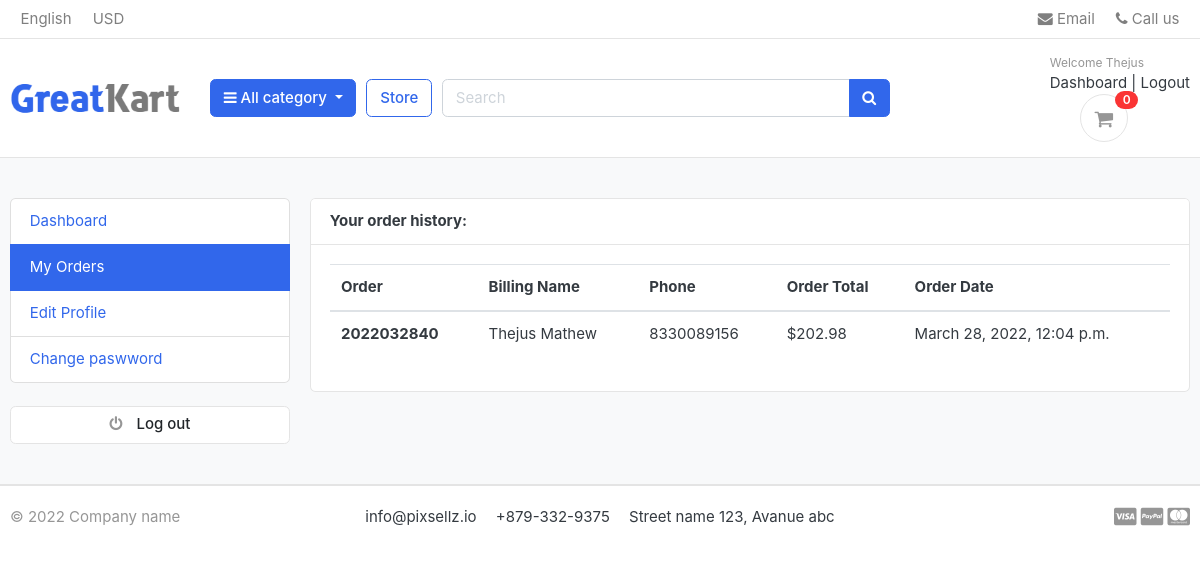
Page /accounts/my_orders/ (signed in) on the committed database.
### accounts/models.py (models this page shows, shortened)
class Account(AbstractBaseUser):
    first_name = models.CharField(max_length=50)
    last_name = models.CharField(max_length=50)
    username = models.CharField(max_length=50,unique=True)
    email = models.EmailField(max_length=100,unique=True)
    phone_number = models.CharField(max_length=50)
    date_joined = models.DateTimeField(auto_now_add=True)
    last_login = models.DateTimeField(auto_now_add=True)
    is_admin = models.BooleanField(default=False)
    is_staff = models.BooleanField(default=False)
    is_active = models.BooleanField(default=False)
    is_superadmin = models.BooleanField(default=False)
    USERNAME_FIELD = 'email'
    REQUIRED_FIELDS = ['username', 'first_name','last_name']
    objects = MyAccountManager()

### orders/models.py (models this page shows, shortened)
class Order(models.Model):
    STATUS = (
        ('New', 'New'),
        ('Accepted', 'Accepted'),
        ('Completed', 'Completed'),
        ('Cancelled', 'Cancelled'),
    )
    user = models.ForeignKey(Account, on_delete=models.SET_NULL, null=True)
    payment = models.ForeignKey(Payment, on_delete=models.SET_NULL, blank=True, null=True)
    order_number = models.CharField(max_length=20)
    first_name = models.CharField(max_length=50)
    last_name = models.CharField(max_length=50)
    phone = models.CharField(max_length=15)
    email = models.EmailField(max_length=50)
    address_line_1 = models.CharField(max_length=50)
    address_line_2 = models.CharField(max_length=50, blank=True)
    country = models.CharField(max_length=50)
    state = models.CharField(max_length=50)
    city = models.CharField(max_length=50)
    order_note = models.CharField(max_length=100, blank=True)
    order_total = models.FloatField()
    tax = models.FloatField()
    status = models.CharField(max_length=10, choices=STATUS, default='New')
    ip = models.CharField(blank=True, max_length=20)
    is_ordered = models.BooleanField(default=False)
    created_at = models.DateTimeField(auto_now_add=True)
    updated_at = models.DateTimeField(auto_now=True)
    def full_name(self):
        return f'{self.first_name} {self.last_name}'    #Formatting the string

### accounts/views.py (the view)
# urls.py: path('my_orders/', views.my_orders, name='my_orders'),
def my_orders(request):
    orders= Order.objects.filter(user=request.user, is_ordered=True).order_by('-created_at')    #-created_at - By putting this hypen it will give the result in descending order
    context={
        'orders': orders,
    }
    return render(request, 'accounts/my_orders.html',context)

### carts/context_processor.py (called while the page is built)
def counter(request):
    cart_count = 0
    if 'admin' in request.path:
        return{}
    else:
        try:
            cart = Cart.objects.filter(cart_id=_cart_id(request))
            if request.user.is_authenticated:
                cart_items = CartItem.objects.all().filter(user=request.user)
            else:
                cart_items = CartItem.objects.all().filter(cart=cart[:1])   #filtering by the cart
            for cart_item in cart_items:
                cart_count= cart_count + cart_item.qunatity
        except Cart.DoesnotExist:
            cart_count = 0
    return  dict(cart_count =cart_count)

### carts/views.py (called while the page is built)
def _cart_id(request):          #private Function, i.e function to fetch the cart_id from the browser
    cart = request.session.session_key      #session_key is present in the cookies
    if not cart:
        cart =request.session.create()
    return cart

### category/context_processors.py (called while the page is built)
def menu_links(request):    #going to fetch all the cateogories from the database
   links = Category.objects.all()
   return dict(links=links)

### category/models.py (called while the page is built)
    def  get_url(self):    #here we are using self because we are creating the function inside the model Category
                return reverse('products_by_category', args=[self.slug])    #this function will bring us the Url of the particular Category

### templates/accounts/my_orders.html (shortened to what this page needs)
{% extends 'base.html' %}
{% block content %}
<section class="section-conten padding-y bg">
    <div class="container">
        <div class="row">
        {% include 'includes/dashboardsidebar.html' %}
        <main class="col-md-9">
            <article class="card">
            <header class="card-header">
                <strong class="d-inline-block mr-3">Your order history:</strong>
            </header>
            <div class="card-body">
                <div class="row">
                <div class="col-md-12">
                    <table class="table table-hover">
                        <thead>
                          <tr>
                            <th scope="col">Order</th>
                            <th scope="col">Billing Name</th>
                            <th scope="col">Phone</th>
                            <th scope="col">Order Total</th>
                            <th scope="col">Order Date</th>
                          </tr>
                        </thead>
                        <tbody>
                         {% for order in orders %}
                          <tr>
                            <th scope="row">{{order.order_number}}</th>
                            <td>{{order.full_name}}</td>
                            <td>{{order.phone}}</td>
                            <td>${{order.order_total}}</td>
                            <td>{{order.created_at}}</td>
                          </tr>
                          {% endfor %}
                        </tbody>
                      </table>
                </div>
                </div>
            </div>
            </article>
        </main>
    </div>
    </div>
    </section>
{% endblock %}

### templates/includes/navbar.html (shortened to what this page needs)
{% load static %}
<header class="section-header">
    <nav class="navbar p-md-0 navbar-expand-sm navbar-light border-bottom">
    <div class="container">
      <div class="collapse navbar-collapse" id="navbarTop4">
        <ul class="navbar-nav mr-auto">
            <li class="nav-item dropdown">
                 <a href="#" class="nav-link">   English </a>
            </li>
            <li class="nav-item dropdown">
                <a href="#" class="nav-link"> USD </a>
            </li>
        </ul>
        <ul class="navbar-nav">
            <li><a href="#" class="nav-link"> <i class="fa fa-envelope"></i> Email </a></li>
            <li><a href="#" class="nav-link"> <i class="fa fa-phone"></i> Call us </a></li>
        </ul>
      </div>
    </div>
    </nav>
    <section class="header-main border-bottom">
        <div class="container">
    <div class="row align-items-center">
        <div class="col-lg-2 col-md-3 col-6">
            <a href="{% url 'home' %}" class="brand-wrap">
                <img class="logo" src="{% static './images/logo.png' %}">
            </a>
        </div>
        <div class="col-lg col-sm col-md col-6 flex-grow-0">
            <div class="category-wrap dropdown d-inline-block float-right">
                <button type="button" class="btn btn-primary dropdown-toggle" data-toggle="dropdown">
                    <i class="fa fa-bars"></i> All category
                </button>
            </div>
        </div>
        <a href="{% url 'store' %}" class="btn btn-outline-primary">Store</a>
        <div class="col-lg  col-md-6 col-sm-12 col">
            <form action="{% url 'search' %}" class="search" method='GET'>
                <div class="input-group w-100">
                    <input type="text" class="form-control" style="width:60%;" placeholder="Search" name="keyword">
                    <div class="input-group-append">
                      <button class="btn btn-primary" type="submit">
                        <i class="fa fa-search"></i>
                      </button>
                    </div>
                </div>
            </form>
        </div>
        <div class="col-lg-3 col-sm-6 col-8 order-2 order-lg-3">
                    <div class="d-flex justify-content-end mb-3 mb-lg-0">
                      {% if user.id is  None %}
                        <div class="widget-header">
                            <small class="title text-muted">Welcome guest!</small>
                            <div>
                                <a href="{% url 'login' %}">sign in</a> <span class="dark-transp"> | </span>
                                <a href="{% url 'register' %}"> Register</a>
                            </div>
                        </div>
                        {% else %}
                        <div class="widget-header">
                            <small class="title text-muted">Welcome {{ user.first_name }}</small>
                            <div>
                                <a href="{% url 'dashboard' %}">Dashboard</a> <span class="dark-transp"> | </span>
                                <a href="{% url 'logout' %}">Logout</a>
                            </div>
                        {% endif %}
                        <a href="{% url 'cart' %}" class="widget-header pl-3 ml-3">
                            <div class="icon icon-sm rounded-circle border"><i class="fa fa-shopping-cart"></i></div>
                            <span class="badge badge-pill badge-danger notify">{{cart_count}}</span>
                        </a>
                    </div>
                </div>
    </div>
        </div>
    </section>
    </header>

### static/css/ui.css (style rules this page uses)
html { font-family: "Inter", sans-serif; font-size: 15px; }
.icon-xs, .icon-sm, .icon-md, .icon-lg { display: inline-block; text-align: center; flex-shrink: 0; flex-grow: 0; }
.icon-sm { width: 48px; height: 48px; line-height: 48px !important; font-size: 20px; }
.padding-y { padding-top: 40px; padding-bottom: 40px; }
article:after, .form-group:after { display: block; clear: both; content: ""; }
.bg { background-color: #f8f9fa; }
.header-main { position: relative; padding-top: 1rem; padding-bottom: 1rem; }
.brand-wrap .logo, .navbar-brand .logo { margin-right: 7px; max-height: 42px; display: inline-block; }
.widget-header { display: inline-block; vertical-align: middle; position: relative; }
.widget-header a { color: #343a40; }
.widget-header i { color: #969696; }
.widget-header .title { display: block; }
.widget-header .notify { position: absolute; top: -3px; right: -10px; }
.notify { position: absolute; top: -4px; right: -10px; display: inline-block; padding: 0.25em 0.6em; font-size: 12px; line-height: 1; text-align: center; border-radius: 3rem; color: #fff; background-color: #fa3434; }

### rows in the picture
Account: first_name "Thejus"
Order: order_number "2022032840", full_name "Thejus Mathew", phone "8330089156", order_total "202.98", created_at "March 28, 2022, 12:04 p.m."

### other values in the picture
{{ cart_count }} "0"
